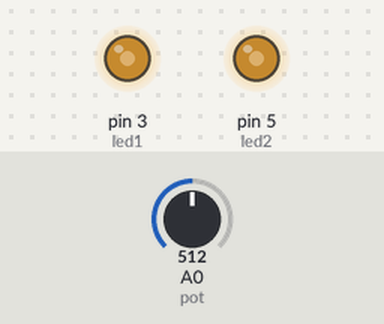
The sketch below on a simulated Arduino Uno, built with avr-gcc and run on an emulated ATmega328P. On the bench: output pins drawn as LEDs (lit = HIGH). Inputs (shaded band) come from the test bench; at power-on: A0 (pot) = 512.

Above: at 1.2 s.
1.3 s: A0 (pot) set to 716
At 2.3 s:
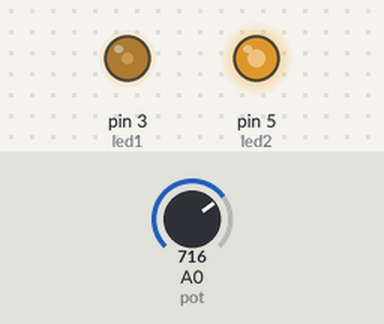
2.8 s: A0 (pot) set to 900
At 3.5 s:
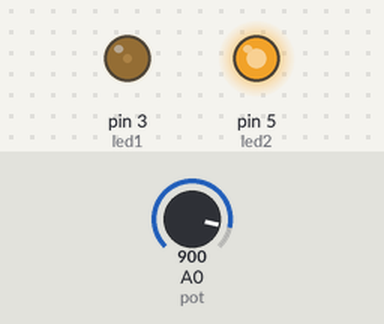
4.3 s: A0 (pot) set to 1023
At 4.6 s:
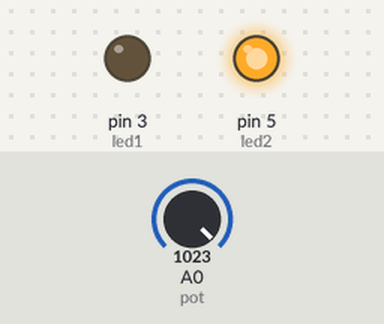
5.8 s: A0 (pot) set to 511
At 6.9 s:
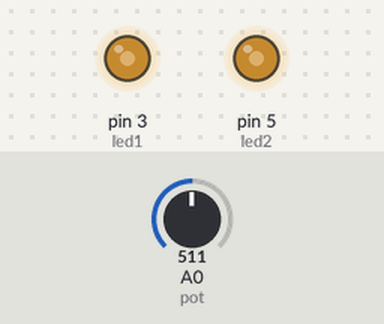
7.3 s: A0 (pot) set to 306
At 8.1 s:
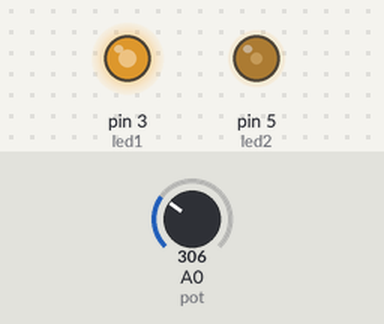
Timing chart, 0 to 9.8 s (numbered marks = the images above; inputs shaded):
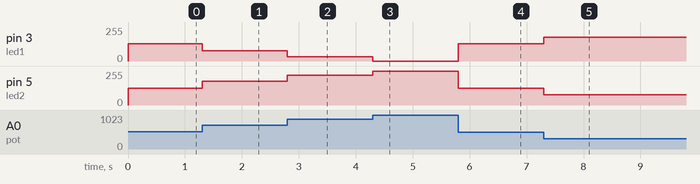

Measured:
- after the input at 1.3 s, pin 3 (led1): 128/255 → 77/255 at once; pin 5 (led2): 127/255 → 178/255 at once
- after the input at 2.8 s, pin 3 (led1): 77/255 → 31/255 at once; pin 5 (led2): 178/255 → 224/255 at once
- after the input at 4.3 s, pin 3 (led1): 31/255 → 0/255 at once; pin 5 (led2): 224/255 → 255/255 at once
- after the input at 5.8 s, pin 3 (led1): 0/255 → 128/255 at once; pin 5 (led2): 255/255 → 127/255 at once
- after the input at 7.3 s, pin 3 (led1): 128/255 → 179/255 at once; pin 5 (led2): 127/255 → 76/255 at once

The sketch:

the_1st_program_with_lightstuff.ino
```cpp
 #define led1 3
 #define led2 5
 #define pot A0
void setup()
{
  pinMode(led1, OUTPUT);
  pinMode(led2, OUTPUT);
  pinMode(pot, INPUT);
}
void loop()
{
  int p;
  p = analogRead(pot);
  analogWrite(led1,map(analogRead(pot),0,1023,255,0));
  analogWrite(led2,map(analogRead(pot),0,1023,0,255));
}
```
